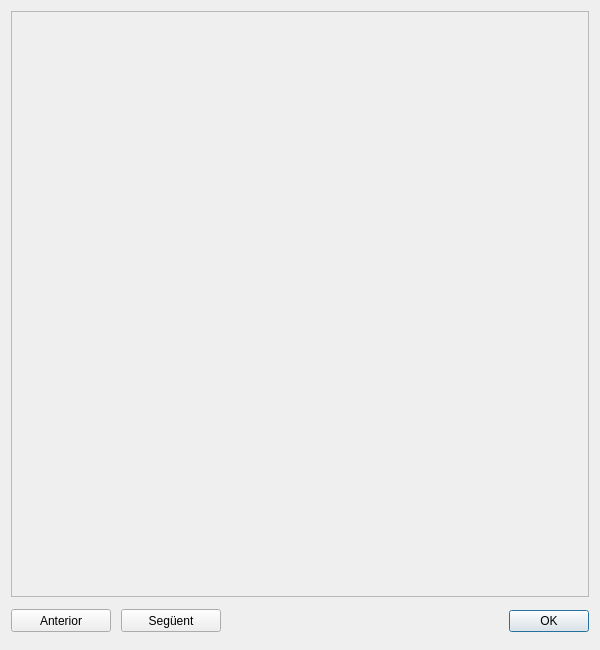
<?xml version="1.0" encoding="UTF-8"?>
<ui version="4.0">
 <class>AtributsForm</class>
 <widget class="QDialog" name="AtributsForm">
  <property name="windowModality">
   <enum>Qt::WindowModal</enum>
  </property>
  <property name="geometry">
   <rect>
    <x>0</x>
    <y>0</y>
    <width>600</width>
    <height>650</height>
   </rect>
  </property>
  <property name="windowTitle">
   <string>Atributs d'element</string>
  </property>
  <property name="modal">
   <bool>true</bool>
  </property>
  <layout class="QVBoxLayout" name="verticalLayout_2">
   <item>
    <layout class="QVBoxLayout" name="verticalLayout">
     <item>
      <widget class="QScrollArea" name="scrollArea">
       <property name="widgetResizable">
        <bool>true</bool>
       </property>
       <widget class="QWidget" name="scrollAreaWidgetContents">
        <property name="geometry">
         <rect>
          <x>0</x>
          <y>0</y>
          <width>578</width>
          <height>584</height>
         </rect>
        </property>
        <layout class="QVBoxLayout" name="verticalLayout_3">
         <property name="leftMargin">
          <number>0</number>
         </property>
         <property name="topMargin">
          <number>0</number>
         </property>
         <property name="rightMargin">
          <number>0</number>
         </property>
         <property name="bottomMargin">
          <number>0</number>
         </property>
         <item>
          <widget class="QStackedWidget" name="stackedWidget"/>
         </item>
        </layout>
       </widget>
      </widget>
     </item>
    </layout>
   </item>
   <item>
    <layout class="QHBoxLayout" name="horizontalLayout">
     <property name="spacing">
      <number>0</number>
     </property>
     <property name="leftMargin">
      <number>0</number>
     </property>
     <property name="topMargin">
      <number>0</number>
     </property>
     <property name="rightMargin">
      <number>0</number>
     </property>
     <property name="bottomMargin">
      <number>0</number>
     </property>
     <item>
      <widget class="QFrame" name="groupBox">
       <property name="frameShape">
        <enum>QFrame::NoFrame</enum>
       </property>
       <property name="frameShadow">
        <enum>QFrame::Raised</enum>
       </property>
       <property name="lineWidth">
        <number>0</number>
       </property>
       <widget class="QPushButton" name="bPrev">
        <property name="geometry">
         <rect>
          <x>0</x>
          <y>6</y>
          <width>100</width>
          <height>23</height>
         </rect>
        </property>
        <property name="minimumSize">
         <size>
          <width>100</width>
          <height>23</height>
         </size>
        </property>
        <property name="maximumSize">
         <size>
          <width>100</width>
          <height>23</height>
         </size>
        </property>
        <property name="text">
         <string>Anterior</string>
        </property>
       </widget>
       <widget class="QPushButton" name="bNext">
        <property name="geometry">
         <rect>
          <x>110</x>
          <y>6</y>
          <width>100</width>
          <height>23</height>
         </rect>
        </property>
        <property name="minimumSize">
         <size>
          <width>100</width>
          <height>23</height>
         </size>
        </property>
        <property name="maximumSize">
         <size>
          <width>100</width>
          <height>23</height>
         </size>
        </property>
        <property name="text">
         <string>Següent</string>
        </property>
       </widget>
      </widget>
     </item>
     <item>
      <widget class="QDialogButtonBox" name="buttonBox">
       <property name="enabled">
        <bool>true</bool>
       </property>
       <property name="minimumSize">
        <size>
         <width>100</width>
         <height>36</height>
        </size>
       </property>
       <property name="maximumSize">
        <size>
         <width>100</width>
         <height>36</height>
        </size>
       </property>
       <property name="standardButtons">
        <set>QDialogButtonBox::Ok</set>
       </property>
      </widget>
     </item>
    </layout>
   </item>
  </layout>
 </widget>
 <resources/>
 <connections/>
</ui>
